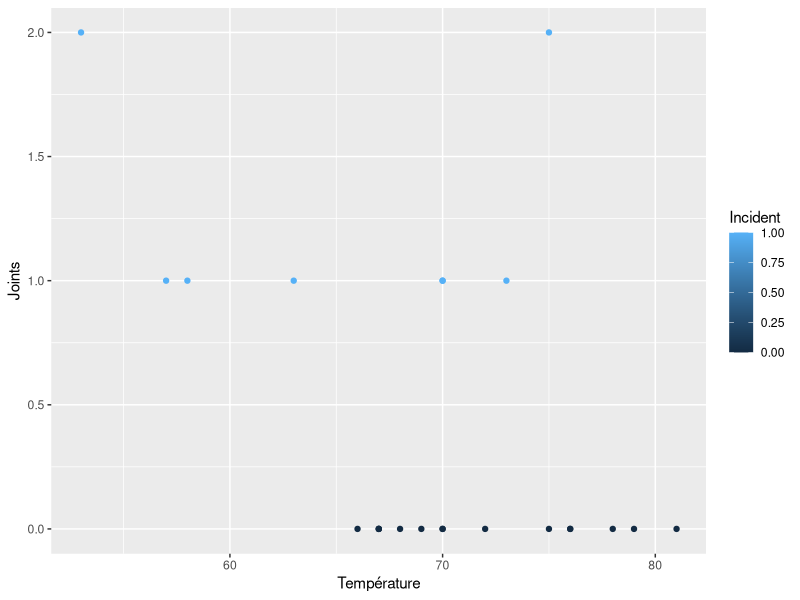
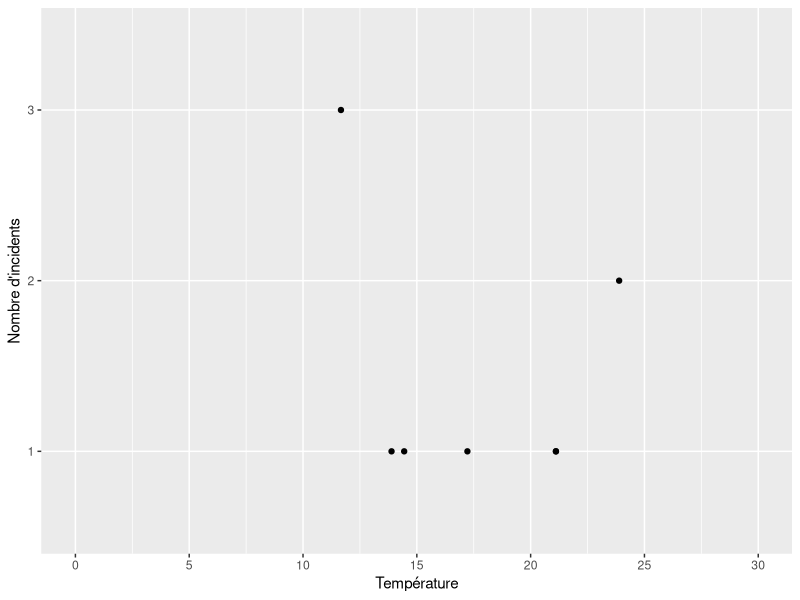
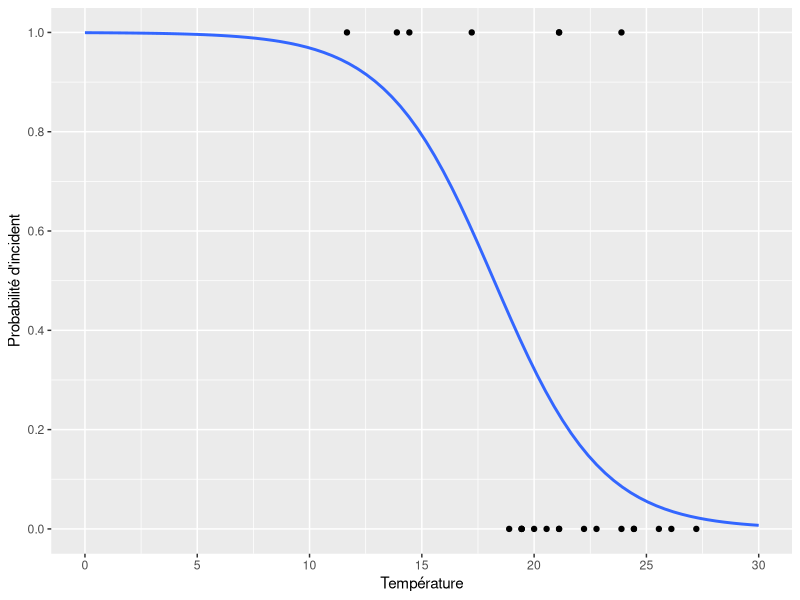
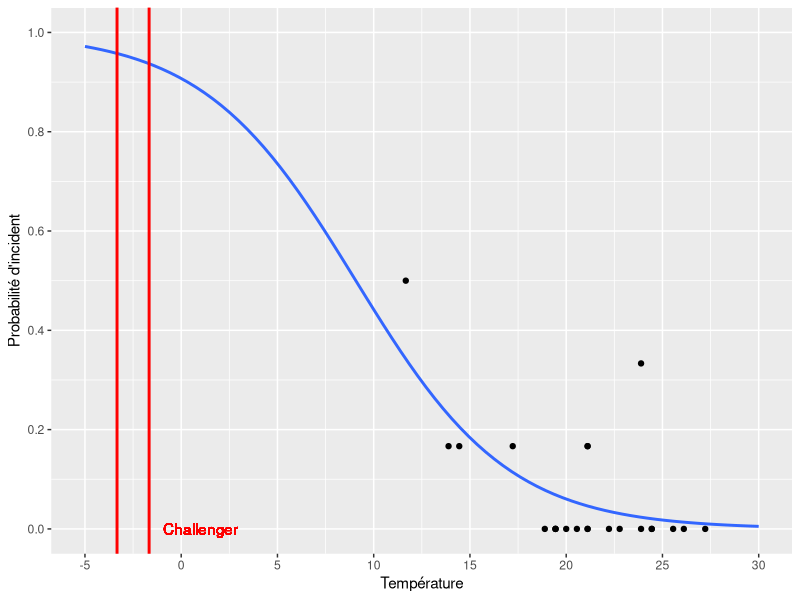

Generate these figures, in order, with R:
## ---- chunk 1
knitr::opts_chunk$set(echo = TRUE)

library(tidyverse)
## ---- chunk 2
nasa <- tibble(
  Flight =c("51-C","41-B","61-C","41-C","1","6","51-A","51-D","5","3","2","9","41-D","51-G","7","8","51-B","61-A","51-I","61-B","41-G","51-J",NA,"51-F"),
  Date = c("1985-01-24","1984-02-03","1986-01-12","1984-04-06","1981-04-12","1983-04-04","1984-11-08","1985-04-12","1982-11-11","1982-03-22","1981-11-12","1983-11-28","1984-08-30","1985-06-17","1983-06-18","1983-08-30","1985-04-29","1985-10-30","1985-08-27","1985-11-26","1984-10-05","1985-10-03","1982-06-27","1985-07-29"),
  Temperature = c(53,57,58,63,66,67,67,67,68,69,70,70,70,70,72,73,75,75,76,76,78,79,80,81),
  Erosion = c(3,1,1,1,0,0,0,0,0,0,1,0,1,0,0,0,0,0,0,0,0,0,0,0),
  Blowby = c(2,0,0,0,0,0,0,0,0,0,0,0,0,0,0,0,0,2,0,0,0,0,0,0),
  ErosionOrBlowBy = c(3,1,1,1,0,0,0,0,0,0,1,0,1,0,0,0,0,2,0,0,0,0,0,0),
  Total = 6,
  DamageIndex = c(11,4,4,2,0,0,0,0,0,0,4,0,4,0,0,0,0,4,0,0,0,0,NA,0),
  Comments = c("Most erosion any flight; blow-by; back-up rings heated.",
               "Deep, extensive erosion.",
               "O-ring erosion on launch twoo weeks before Challenger.",
               "O-rings showed signs of heating, but no damage.",
               "Coolest (66 degrees) launch withouth O-rings problems.",
               "None","None","None","None","None",
               "Extent of erosion not fully known",
               "None","None","None","None","None","None",
               "No erosion. Soot found behind two primary O-rings.",
               "None","None","None","None",
               "O-ring condition unknown; rocket casing lost at sea.",
               "None")
)
nasa <- nasa %>% 
  mutate(
    Incident = if_else(DamageIndex > 0, 1, 0),
    Celsius = (Temperature-32)*5/9
  )
## ---- chunk 3
challenger <- tibble(
  Vol = c(1:23),
  Température = c(53,57,58,63,66,67,67,67,68,69,70,70,70,70,72,73,75,75,76,76,78,79,81),
  Joints = c(2,1,1,1,0,0,0,0,0,0,1,1,0,0,0,1,2,0,0,0,0,0,0),
  Proba =  Joints/23
)
challenger <- challenger %>% 
  mutate(Incident = if_else(Joints > 0, 1, 0))
challenger
## ---- chunk 4
challenger %>% 
  ggplot(aes(x = Température, y = Joints)) +
  geom_point(aes(color=Incident))
## ---- chunk 5
nasa %>% 
  filter(DamageIndex > 0) %>% 
  ggplot(aes(x = Celsius, y = ErosionOrBlowBy)) +
  geom_point() +
  scale_x_continuous(name = "Température", limits = c(0,30), breaks = seq(0,30,5))  +
  scale_y_discrete(name = "Nombre d'incidents", limits = seq(0,3,1))
## ---- chunk 6
nasa %>% 
  filter(!is.na(Incident)) %>% 
  ggplot(aes(x = Celsius, y = Incident)) +
  geom_point() +
  geom_smooth(method = "glm", method.args = list(family = "binomial"), se = FALSE, fullrange = TRUE) +
  scale_x_continuous(name = "Température", limits = c(0,30), breaks = seq(0,30,5))  +
  scale_y_continuous(name = "Probabilité d'incident", limits = c(0,1), breaks = seq(0,1,0.2))
## ---- chunk 7
nasa %>% 
  filter(!is.na(Incident)) %>% 
  ggplot(aes(x = Celsius, y = ErosionOrBlowBy/Total))+
  geom_point()+
  geom_smooth(method = "glm", method.args = list(family=binomial), aes(weight = Total), fullrange=TRUE, se=FALSE)+
  scale_x_continuous(name = "Température", limits = c(-5,30), breaks = seq(-5,30,5))  +
  scale_y_continuous(name = "Probabilité d'incident", limits = c(0,1), breaks = seq(0,1,0.2)) + 
  geom_vline(xintercept = (26-32)*5/9, color = "red", size = 1) +
  geom_vline(xintercept = (29-32)*5/9, color = "red", size = 1) +
  geom_text(x = 1, y = 0, label = "Challenger", color = "red")
## ---- chunk 8
chall.glm <- glm(Incident ~ Température, data=challenger, family=binomial)
summary(chall.glm)
coef(chall.glm)
